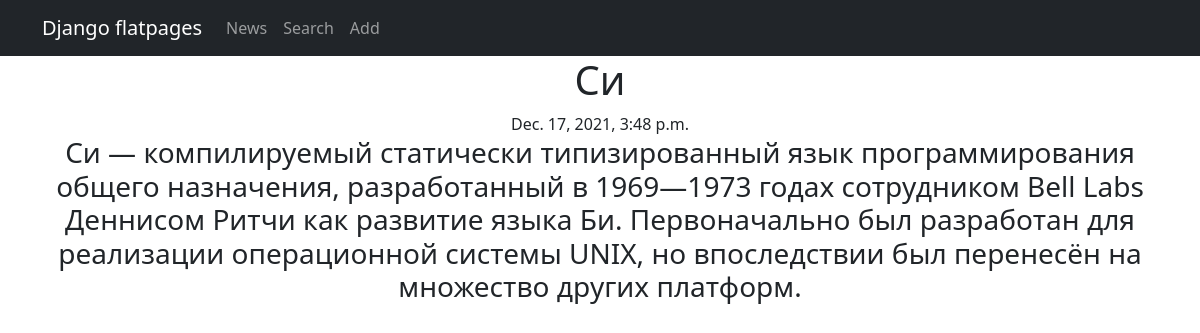
The page /news/16 on the database its author committed.
### news/models.py (models this page shows, shortened)
class Post(models.Model):
    NEWS = 'NW'
    ARTICLE = 'AR'
    POST_TYPE = [(NEWS, 'Новость'),
                 (ARTICLE, 'Статья')]
    author = models.ForeignKey(Author, on_delete=models.CASCADE)
    post_type = models.CharField(max_length=2, choices=POST_TYPE, default=ARTICLE)
    creation_date = models.DateTimeField(auto_now_add=True)
    post_category = models.ManyToManyField(Category, through='PostCategory')
    heading = models.CharField(max_length=128)
    text = models.TextField()
    rating = models.IntegerField(default=0)

### news/views.py (the view)
# urls.py: path('<int:pk>', NewsDetailView.as_view(), name='post'),
class NewsDetailView(DetailView):
    template_name = 'post.html'
    queryset = Post.objects.all()

### news/templatetags/custom_filters.py (called while the page is built)
@register.filter(name='censor')
def censor(text):
    bad_words = ['badword1', 'badword2']
    new_text = text.split(' ')
    for i, word in enumerate(new_text):
        for bad_word in bad_words:
            if word == bad_word:
                new_text[i] = '*'*len(word)
    censored = ' '.join(new_text)
    return censored

### news/templates/post.html (shortened to what this page needs)
{% extends 'flatpages/default.html' %}
{% load custom_filters %}
{% block content %}
    <h1>{{ post.heading|censor }}</h1>
    {{ post.creation_date }}
    <h3>{{ post.text|censor }}</h3>
{% endblock content %}

### rows shown on the page
Post: heading|censor "Си", creation_date "Dec. 17, 2021, 3:48 p.m.", text|censor "Си — компилируемый статически типизированный язык программирования общего назначения, разработанный в 1969—1973 годах сотрудником Bell Labs Деннисом Ритчи как развитие языка Би. Первоначально был разработан для реализации операционной системы UNIX, но впоследствии был перенесён на множество других платформ."
